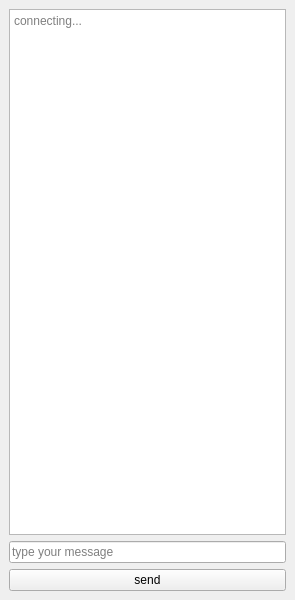
<?xml version="1.0" encoding="UTF-8"?>
<ui version="4.0">
 <class>MainWindow</class>
 <widget class="QMainWindow" name="MainWindow">
  <property name="geometry">
   <rect>
    <x>0</x>
    <y>0</y>
    <width>295</width>
    <height>600</height>
   </rect>
  </property>
  <property name="windowTitle">
   <string>MainWindow</string>
  </property>
  <widget class="QWidget" name="centralwidget">
   <layout class="QVBoxLayout" name="verticalLayout">
    <item>
     <widget class="QTextBrowser" name="message_box">
      <property name="placeholderText">
       <string>connecting...</string>
      </property>
     </widget>
    </item>
    <item>
     <widget class="QLineEdit" name="message_input">
      <property name="placeholderText">
       <string>type your message</string>
      </property>
     </widget>
    </item>
    <item>
     <widget class="QPushButton" name="message_button">
      <property name="text">
       <string>send</string>
      </property>
     </widget>
    </item>
   </layout>
  </widget>
 </widget>
 <resources/>
 <connections/>
</ui>
